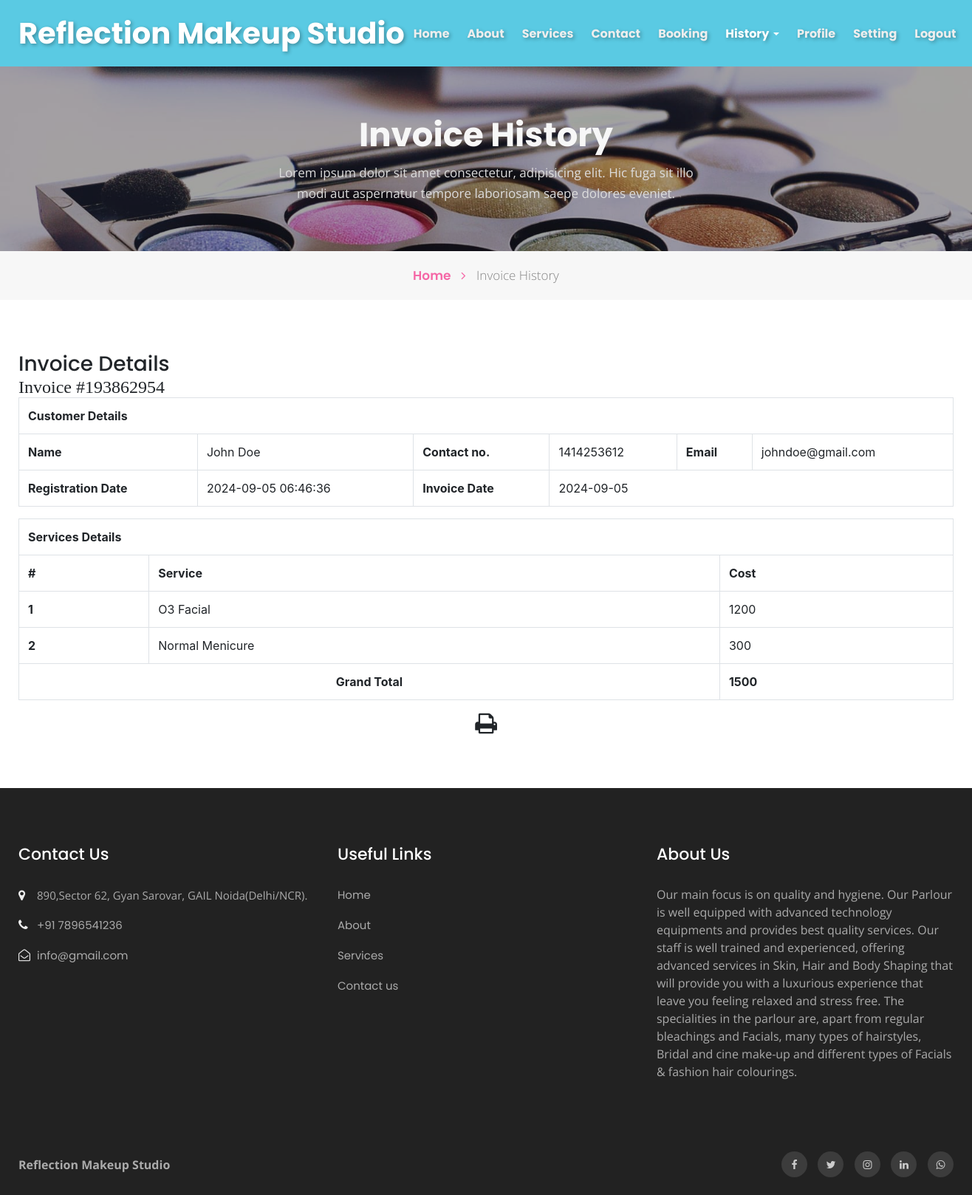
Screenshot of /rms/view-invoice.php?invoiceid=193862954 (signed in) with the database file from the repository.
### tables this page shows
CREATE TABLE `tblservices` (
  `ID` int(10) NOT NULL,
  `ServiceName` varchar(200) DEFAULT NULL,
  `ServiceDescription` mediumtext DEFAULT NULL,
  `Cost` int(10) DEFAULT NULL,
  `Image` varchar(200) DEFAULT NULL,
  `CreationDate` timestamp NULL DEFAULT current_timestamp()
);

CREATE TABLE `tblpage` (
  `ID` int(10) NOT NULL,
  `PageType` varchar(200) DEFAULT NULL,
  `PageTitle` mediumtext DEFAULT NULL,
  `PageDescription` mediumtext DEFAULT NULL,
  `Email` varchar(200) DEFAULT NULL,
  `MobileNumber` bigint(10) DEFAULT NULL,
  `UpdationDate` date DEFAULT NULL,
  `Timing` varchar(200) NOT NULL
);

### rms/view-invoice.php (the view, shortened to what this page needs)
<?php
include('includes/dbconnection.php');
if (strlen($_SESSION['bpmsuid']==0)) {
  header('location:logout.php');
  } else{
  ?>
<!doctype html>
<html lang="en">
  <head>
    <link rel="stylesheet" href="assets/css/style-starter.css">
  </head>
  <body id="home">
<?php include_once('includes/header.php');?>
<section class="w3l-inner-banner-main">
    <div class="about-inner contact ">
        <div class="container">
            <div class="main-titles-head text-center">
            <h3 class="header-name " style="font-weight: bold;">
 Invoice History
            </h3>
            <p class="tiltle-para ">Lorem ipsum dolor sit amet consectetur, adipisicing elit. Hic fuga sit illo modi aut aspernatur tempore laboriosam saepe dolores eveniet.</p>
        </div>
</div>
</div>
<div class="breadcrumbs-sub">
<div class="container">
<ul class="breadcrumbs-custom-path">
    <li class="right-side propClone"><a href="index.php" class="">Home <span class="fa fa-angle-right" aria-hidden="true"></span></a> <p></li>
    <li class="active ">
        Invoice History</li>
</ul>
</div>
</div>
</section>
<section class="w3l-contact-info-main" id="contact">
    <div class="contact-sec	">
        <div class="container">
            <div>
                <div class="cont-details">
                   <div class="table-content table-responsive cart-table-content m-t-30" id="exampl">
                    <h3 class="title1">Invoice Details</h3>
    <?php
    $invid=intval($_GET['invoiceid']);
$ret=mysqli_query($con,"select DISTINCT  date(tblinvoice.PostingDate) as invoicedate,tbluser.FirstName,tbluser.LastName,tbluser.Email,tbluser.MobileNumber,tbluser.RegDate
    from  tblinvoice
    join tbluser on tbluser.ID=tblinvoice.Userid
    where tblinvoice.BillingId='$invid'");
while ($row=mysqli_fetch_array($ret)) {
?>
                    <div class="table-responsive bs-example widget-shadow">
                        <h4>Invoice #<?php echo $invid;?></h4>
                        <table class="table table-bordered" width="100%" border="1">
<tr>
<th colspan="6">Customer Details</th>
</tr>
                             <tr>
                                <th>Name</th>
                                <td><?php echo $row['FirstName']?> <?php echo $row['LastName']?></td>
                                <th>Contact no.</th>
                                <td><?php echo $row['MobileNumber']?></td>
                                <th>Email </th>
                                <td><?php echo $row['Email']?></td>
                            </tr>
                             <tr>
                                <th>Registration Date</th>
                                <td><?php echo $row['RegDate']?></td>
                                <th>Invoice Date</th>
                                <td colspan="3"><?php echo $row['invoicedate']?></td>
                            </tr>
<?php }?>
</table>
<table class="table table-bordered" width="100%" border="1">
<tr>
<th colspan="3">Services Details</th>
</tr>
<tr>
<th>#</th>
<th>Service</th>
<th>Cost</th>
</tr>
<?php
$ret=mysqli_query($con,"select tblservices.ServiceName,tblservices.Cost
    from  tblinvoice
    join tblservices on tblservices.ID=tblinvoice.ServiceId
    where tblinvoice.BillingId='$invid'");
$cnt=1;
while ($row=mysqli_fetch_array($ret)) {
    ?>
<tr>
<th><?php echo $cnt;?></th>
<td><?php echo $row['ServiceName']?></td>
<td><?php echo $subtotal=$row['Cost']?></td>
</tr>
<?php
$cnt=$cnt+1;
$gtotal+=$subtotal;
} ?>
<tr>
<th colspan="2" style="text-align:center">Grand Total</th>
<th><?php echo $gtotal?></th>
</tr>
</table>
  <p style="margin-top:1%"  align="center">
  <i class="fa fa-print fa-2x" style="cursor: pointer;"  OnClick="CallPrint(this.value)" ></i>
</p>
                    </div> </div>
    </div>
    </div></div>
</section>
<?php include_once('includes/footer.php');?>
</body>
</html><?php } ?>

### rms/includes/footer.php (shortened to what this page needs)
<section class="w3l-footer-29-main">
    <div class="footer-29 py-5">
      <div class="container py-lg-4">
        <div class="row footer-top-29">
          <div class="col-lg-4 col-md-6 col-sm-8 footer-list-29 footer-1">
            <h6 class="footer-title-29">Contact Us</h6>
            <ul>
              <?php
$ret=mysqli_query($con,"select * from tblpage where PageType='contactus' ");
while ($row=mysqli_fetch_array($ret)) {
?>
              <li>
                <span class="fa fa-map-marker"></span> <p><?php  echo $row['PageDescription'];?>.</p>
              </li>
              <li><span class="fa fa-phone"></span><a href="tel:<?php  echo $row['MobileNumber'];?>"> +91 <?php  echo $row['MobileNumber'];?></a></li>
              <li><span class="fa fa-envelope-open-o"></span><a href="mailto:<?php  echo $row['Email'];?>" class="mail">
                  <?php  echo $row['Email'];?></a></li><?php } ?>
            </ul>
          </div>
          <div class="col-lg-4 col-md-6 col-sm-4 footer-list-29 footer-2 ">
            <ul>
              <h6 class="footer-title-29">Useful Links</h6>
              <li><a href="index.php">Home</a></li>
              <li><a href="about.php">About</a></li>
              <li><a href="services.php"> Services</a></li>
              <li><a href="contact.php">Contact us</a></li>
            </ul>
          </div>
          <div class="col-lg-4 col-md-6 col-sm-7 footer-list-29 footer-4" style="color: #ababab;">
            <?php
$ret=mysqli_query($con,"select * from tblpage where PageType='aboutus' ");
while ($row=mysqli_fetch_array($ret)) {
?>
            <h6 class="footer-title-29"><?php  echo $row['PageTitle'];?> </h6>
            <p><?php  echo $row['PageDescription'];?></p><?php } ?>
          </div>
        </div>
      </div>
    </div>
  </section>
  <section class="w3l-footer-29-main w3l-copyright">
    <div class="container">
      <div class="row bottom-copies">
      <p class="col-lg-8 copy-footer-29" style="font-weight: bold;">Reflection Makeup Studio</p>
        <div class="col-lg-4 main-social-footer-29">
          <a href="https://www.facebook.com/inayat.shaikh.982845/" class="facebook" target="_blank"><span class="fa fa-facebook"></span></a>
          <a href="#twitter" class="twitter" target="_blank"><span class="fa fa-twitter"></span></a>
          <a href="https://www.instagram.com/reflection_make_up_studio?igsh=a2FnMW0zM3EwbDUy" class="instagram" target="_blank"><span class="fa fa-instagram"></span></a>
          <a href="#linkedin" class="linkedin" target="_blank"><span class="fa fa-linkedin"></span></a>
          <a href="https://wa.me/7620910700" class="whatsapp" target="_blank" rel="noopener noreferrer"><span class="fa fa-whatsapp"></span></a>
        </div>
      </div>
    </div>
  </section>

### rows the page displays
tblservices: ServiceName "O3 Facial", Cost "1200"
tblservices: ServiceName "Normal Menicure", Cost "300"
tblpage: PageDescription "890,Sector 62, Gyan Sarovar, GAIL Noida(Delhi/NCR)", MobileNumber "7896541236", Email "info@gmail.com"
tblpage: PageTitle "About Us", PageDescription "Our main focus is on quality and hygiene. Our Parlour is well equipped with advanced technology equipments and provides best quality services. Our staff is well trained and experienced, offering advanced services in Skin, Hair and Body Shaping that will provide you with a luxurious experience that leave you feeling relaxed and stress free. The specialities in the parlour are, apart from regular bleachings and Facials, many types of hairstyles, Bridal and cine make-up and different types of Facials & fashion hair colourings."

### other values shown
$row['FirstName'] "John"
$row['LastName'] "Doe"
$row['MobileNumber'] "1414253612"
$row['Email'] "johndoe@gmail.com"
$row['RegDate'] "2024-09-05 06:46:36"
$row['invoicedate'] "2024-09-05"
$gtotal "1500"
